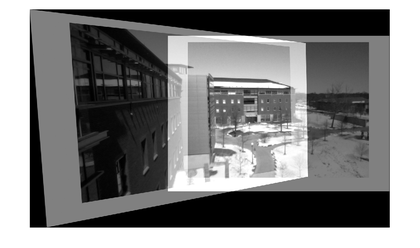
%> input picture ab.png, 420 x 248 px, shrunk from 986 x 582 before the run, given in place of left.jpg, which was not available
$ octave affine.m   (GNU Octave 9; MATLAB toolbox functions it lacks are replaced by stand-ins)
%> lines starting %> are read from the running program, lines starting %| are printed output that depends on the picture; pictures that were not available may be replaced by others from this repository, and a replacement may not be noted
### submission/getDescriptor.m
% [31 lines of commented-out code are left out]


function descriptorArray = getDescriptor(image,corners,BINNUM,PATCHDIM)

rowNum = size(corners,1);
[imageHeight, imageWidth] = size(image);
descriptorArray = cell(rowNum,1);

for n=1:rowNum
    coord = corners(n,:);
    x=coord(1);
    y=coord(2);
    descriptor = zeros((2*PATCHDIM+1)^2,1);

    index=1;
    if (x-PATCHDIM>0 && x+PATCHDIM <= imageWidth && y-PATCHDIM>0 && y+PATCHDIM <= imageHeight)
        for i=x-PATCHDIM:x+PATCHDIM
            for j=y-PATCHDIM:y+PATCHDIM
                descriptor(index)=image(j,i);
                index=index+1;
            end
        end
    end

    descriptorArray{n}=descriptor;

end

end

### submission/affine.m
close all;
clear all;
% CS 543 Assignment 3


FEATURENUM=300;
BINSIZE=15;
PATCHSIZE=5;
PairNum=150;
RANSAC_ITERATION=10000;
Threshold = 3;
SAMPLESIZE=5; % # of pairs at a time to compute the parameters

% read in the image
fullimLeft = imread('left.jpg');
%> fullimLeft is the input picture: size 248x420x3 uint8; min 0, max 255, mean 130.3
fullimRight = imread('right.jpg');
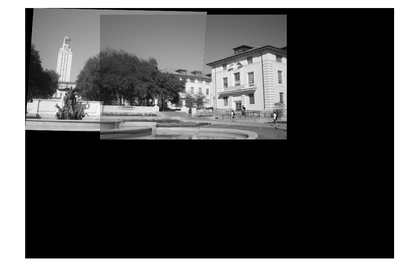
%> input picture affineManualWell.png, 420 x 276 px, shrunk from 1151 x 756 before the run, given in place of right.jpg, which was not available
%> fullimRight is the input picture: size 276x420x3 uint8; min 0, max 255, mean 88.2
% fullimLeft = imread('a.png');
% fullimRight = imread('b.png');

% convert to double matrix (might want to do this later on to same memory)
fullimLeft = im2double(fullimLeft);
%> fullimLeft: size 248x420x3 double
fullimRight = im2double(fullimRight);
%> fullimRight: size 276x420x3 double

greyImageLeft = rgb2gray(fullimLeft);
greyImageLeft = im2double(greyImageLeft);

greyImageRight = rgb2gray(fullimRight);
greyImageRight = im2double(greyImageRight);

maxLeft=max(max(greyImageLeft));
%> maxLeft = 1
maxRight=max(max(greyImageRight));
%> maxRight = 1

% % % normalization
greyImageLeft = greyImageLeft./maxLeft;
greyImageRight = greyImageRight./maxRight;

% cornerLeft = corner(greyImageLeft,'QualityLevel',.0005);
% cornerRight = corner(greyImageRight,'QualityLevel',.0005);

% corner feature extraction, 1st column is X, 2nd column is Y
cornerLeft = corner(greyImageLeft,FEATURENUM);
%> cornerLeft = 106 rows, first 12: [31 227; 389 11; 389 227; 389 36; 389 192; 47 227; 231 134; 225 103; 225 111; 218 111; 235 127; 239 103]
cornerRight = corner(greyImageRight,FEATURENUM);
%> cornerRight = 145 rows, first 12: [394 9; 27 10; 394 258; 27 258; 27 131; 275 115; 157 106; 28 103; 76 97; 33 10; 246 109; 161 111]


% for every corner in each image, compute the histogram of the pixel values
% in bins as the descriptor
leftDescriptorArray = getDescriptor(greyImageLeft,cornerLeft,BINSIZE,PATCHSIZE);
%> in getDescriptor, `rowNum = size(corners,1);`: rowNum = 106
%> in getDescriptor, `descriptorArray = cell(rowNum,1);`: descriptorArray = 106 items
%> the loop in getDescriptor, `for n=1:rowNum` made 106 passes
%> (x, y) on passes 1 to 12: (31, 227), (389, 11), (389, 227), (389, 36), (389, 192), (47, 227), (231, 134), (225, 103), (225, 111), (218, 111), (235, 127), (239, 103)
%> after the loop in getDescriptor, `for n=1:rowNum`: descriptor = 121 values, max 1 at index 7, min 0.439 at index 113, mean 0.825
%> leftDescriptorArray = 106 items
rightDescriptorArray = getDescriptor(greyImageRight,cornerRight,BINSIZE,PATCHSIZE);
%> the loop in getDescriptor (call 2), `for n=1:rowNum` made 145 passes
%> (x, y) on passes 1 to 12: (394, 9), (27, 10), (394, 258), (27, 258), (27, 131), (275, 115), (157, 106), (28, 103), (76, 97), (33, 10), (246, 109), (161, 111)
%> rightDescriptorArray = 145 items

% calculate the dot product between the corner features into an 1-D array
sizeRight = size(cornerRight,1);
%> sizeRight = 145
sizeLeft = size(cornerLeft,1);
%> sizeLeft = 106
correlation = zeros(sizeLeft*sizeRight,1);
index=1;
for i=1:sizeLeft
    for j=1:sizeRight
        %         correlation(index) = dot(leftDescriptorArray{i},rightDescriptorArray{j});
        correlation(index) = rms(leftDescriptorArray{i}-rightDescriptorArray{j});
        index=index+1;
    end
end
%> this loop made 106 passes
%> after the loop, index = 15371

% the getting top PairNum matches
[sortedValues,sortIndex] = sort(correlation,'ascend');  %# Sort the values in ascending order
minIndex = sortIndex(1:PairNum); %# Get a linear index into A of the 5 smallest values
%> minIndex = 150 values, max 15289 at index 82, min 4 at index 32, mean 8704.9

correspondingCornerIndices = zeros(PairNum,2);
for n=1:PairNum
    pairIndex = minIndex(n);
    leftCornerIndex = floor((pairIndex-1) / sizeRight)+1;
    rightCornerIndex = mod(pairIndex-1,sizeRight)+1;
    correspondingCornerIndices(n,:)= [leftCornerIndex rightCornerIndex];
end
%> this loop made 150 passes
%> (pairIndex, leftCornerIndex, rightCornerIndex) on passes 1 to 12: (12168, 84, 133), (1213, 9, 53), (13248, 92, 53), (1648, 12, 53), (2808, 20, 53), (1358, 10, 53), (2518, 18, 53), (3823, 27, 53), (1068, 8, 53), (10928, 76, 53), (13766, 95, 136), (13602, 94, 117)
%> after the loop, correspondingCornerIndices = 150 rows, first 12: [84 133; 9 53; 92 53; 12 53; 20 53; 10 53; 18 53; 27 53; 8 53; 76 53; 95 136; 94 117]

% put two images side by side in order to draw lines between correponding
% corners
[leftImageHeight, leftImageWidth] = size(greyImageLeft);
%> leftImageHeight = 248; leftImageWidth = 420
[rightImageHeight, rightImageWidth] = size(greyImageRight);
%> rightImageHeight = 276; rightImageWidth = 420
totalImage=zeros(max(leftImageHeight,rightImageHeight),leftImageWidth+rightImageWidth);
totalImage(1:leftImageHeight,1:leftImageWidth)=greyImageLeft;
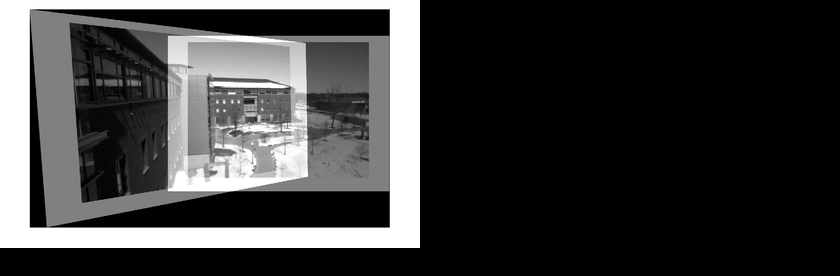
%> totalImage: size 276x840 double; min 0, max 1, mean 0.23
totalImage(1:rightImageHeight,leftImageWidth+1:end)=greyImageRight;
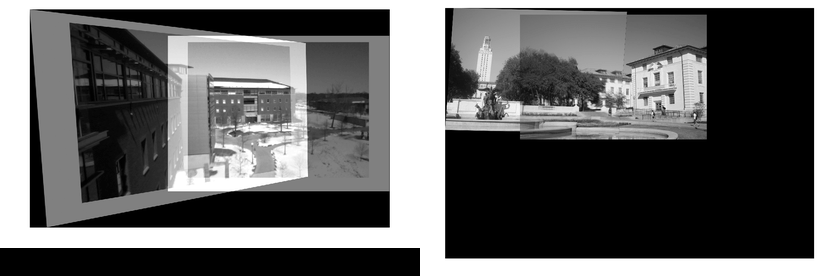
%> totalImage: size 276x840 double; min 0, max 1, mean 0.403

imshow(totalImage);
hold on;
plot(cornerLeft(:,1), cornerLeft(:,2), 'r*');
plot(cornerRight(:,1)+leftImageWidth, cornerRight(:,2), 'r*');
for n=1:PairNum
    CornerPairLeftIndex = correspondingCornerIndices(n,1);
    CornerPairRightIndex = correspondingCornerIndices(n,2);
    leftX=cornerLeft(CornerPairLeftIndex,1);
    leftY=cornerLeft(CornerPairLeftIndex,2);
    rightX=cornerRight(CornerPairRightIndex,1);
    rightY=cornerRight(CornerPairRightIndex,2);
    %     if ( rightX<rightImageWidth/2)
    plot([leftX rightX+leftImageWidth],[leftY rightY],'Color','g');
    %     else
    %          plot([leftX rightX+leftImageWidth],[leftY rightY],'Color','g');
    %     end
end
%> this loop made 150 passes
%> (CornerPairLeftIndex, CornerPairRightIndex, leftX, leftY, rightX, rightY) on passes 1 to 2: (84, 133, 122, 86, 286, 139), (9, 53, 225, 111, 181, 80)
%> (CornerPairLeftIndex, CornerPairRightIndex, leftX, leftY, rightX) on pass 3: (92, 53, 263, 102, 181)

% run RANSAC for affline model
% first, pick 3 pairs of corners, fit it into the equation on page 13 of
% lecture 12

% obtainedTransformations stores the computed m1 m2 m3 m4 t1 t2 in order
obtainedTransformations= cell(RANSAC_ITERATION,1);
% IORatio stores the inlier and outlier ratio for each particular
% Transformation matrix
IORatio = zeros(RANSAC_ITERATION,1);

x1s = cell(RANSAC_ITERATION,1);
y1s = cell(RANSAC_ITERATION,1);
x2s =cell(RANSAC_ITERATION,1);
y2s=cell(RANSAC_ITERATION,1);

%> (the run ends here)
